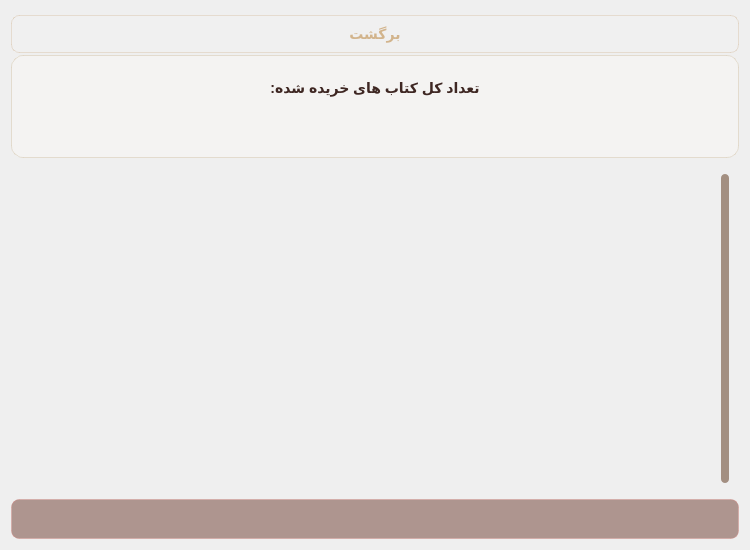
<?xml version="1.0" encoding="UTF-8"?>
<ui version="4.0">
 <class>PurchaseHistoryWidget</class>
 <widget class="QWidget" name="PurchaseHistoryWidget">
  <property name="geometry">
   <rect>
    <x>0</x>
    <y>0</y>
    <width>750</width>
    <height>550</height>
   </rect>
  </property>
  <property name="minimumSize">
   <size>
    <width>750</width>
    <height>550</height>
   </size>
  </property>
  <property name="maximumSize">
   <size>
    <width>750</width>
    <height>550</height>
   </size>
  </property>
  <property name="windowTitle">
   <string>Form</string>
  </property>
  <layout class="QVBoxLayout" name="verticalLayout">
   <item>
    <widget class="QPushButton" name="back_pushButton">
     <property name="minimumSize">
      <size>
       <width>100</width>
       <height>38</height>
      </size>
     </property>
     <property name="maximumSize">
      <size>
       <width>1000</width>
       <height>30</height>
      </size>
     </property>
     <property name="styleSheet">
      <string notr="true">QPushButton {
    background-color: rgba(255, 255, 255, 0.08); /* پس‌زمینه شیشه‌ای بسیار ملو */
    border: 1px solid rgba(193, 154, 107, 0.25); /* مرز کاراملی شفاف */
    border-radius: 8px; /* گوشه‌های نرم کلاسیک */
    color: #D2B48C; /* رنگ متنی خامه ای/نسکافه‌ای روشن */
    font-size: 14px;
    font-weight: bold;
    font-family: &quot;Segoe UI&quot;, &quot;Tahoma&quot;;
    padding: 6px 14px;
    min-height: 24px;
}

/* حالت Hover (وقتی موس روی دکمه می‌رود) */
QPushButton:hover {
    background-color: rgba(139, 90, 43, 0.35); /* شیشه کاراملی غلیظ‌تر */
    border: 1px solid #C19A6B; /* لبه طلایی خامه ای */
    color: #FFF; /* متن کاملا سفید و درخشان */
}

/* حالت Pressed (وقتی روی دکمه کلیک می‌شود) */
QPushButton:pressed {
    background-color: rgba(111, 78, 55, 0.6); /* رنگ قهوه‌ای تیره فشرده شده */
    border: 1px solid #8B5A2B;
    padding-left: 16px; /* افکت کلیک کوچک ملو (متمایل شدن متن به راست) */
}</string>
     </property>
     <property name="text">
      <string>برگشت</string>
     </property>
    </widget>
   </item>
   <item>
    <widget class="QFrame" name="frame">
     <property name="styleSheet">
      <string notr="true">QFrame#frame{
    background-color: rgba(252, 250, 247, 0.4); 
    
    /* مرز نسکافه‌ای ظریف با شفافیت ۶۰ درصد */
    border: 1px solid rgba(217, 205, 184, 0.6); 
    
    border-radius: 12px;
    padding: 15px;
}</string>
     </property>
     <property name="frameShape">
      <enum>QFrame::StyledPanel</enum>
     </property>
     <property name="frameShadow">
      <enum>QFrame::Raised</enum>
     </property>
     <layout class="QVBoxLayout" name="verticalLayout_2">
      <item>
       <widget class="QLabel" name="label">
        <property name="styleSheet">
         <string notr="true">    font-size: 14px;
    font-weight: bold;
    color: #3E2723; /* تیره کردن رنگ برای خوانایی عالی روی پس‌زمینه متحرک */
    background: transparent;</string>
        </property>
        <property name="text">
         <string>تعداد کل کتاب های خریده شده:</string>
        </property>
        <property name="alignment">
         <set>Qt::AlignCenter</set>
        </property>
       </widget>
      </item>
      <item>
       <widget class="QLabel" name="total_parchases_label">
        <property name="minimumSize">
         <size>
          <width>0</width>
          <height>30</height>
         </size>
        </property>
        <property name="styleSheet">
         <string notr="true">
    font-size: 16px;
    font-weight: bold;
    color: #5D4037; </string>
        </property>
        <property name="text">
         <string/>
        </property>
        <property name="alignment">
         <set>Qt::AlignCenter</set>
        </property>
       </widget>
      </item>
     </layout>
    </widget>
   </item>
   <item>
    <widget class="QListWidget" name="listWidget">
     <property name="styleSheet">
      <string notr="true">/* کاملاً شفاف کردن پس‌زمینه و حذف مرزهای لیست اصلی */
QListWidget {
    background-color: transparent;
    background: transparent;
    border: none;
    outline: none;
    padding: 10px;
}


QListWidget::item:selected {
    background-color: rgba(139, 90, 43, 0.7);
    border: 1px solid #D2B48C;
}
/* اسکرول‌بار شیشه‌ای و هماهنگ */
QScrollBar:vertical {
    background: transparent;
    width: 8px;
    margin: 0px;
}
QScrollBar::handle:vertical {
    background: rgba(111, 78, 55, 0.6); /* دستگیره قهوه‌ای نیمه شفاف */
    border-radius: 4px;
    min-height: 20px;
}
QScrollBar::handle:vertical:hover {
    background: rgba(139, 90, 43, 0.8);
}
QScrollBar::add-line:vertical, QScrollBar::sub-line:vertical {
    background: none; /* حذف دکمه‌های بالا و پایین اسکرول */
}</string>
     </property>
     <property name="verticalScrollBarPolicy">
      <enum>Qt::ScrollBarAlwaysOn</enum>
     </property>
     <property name="horizontalScrollBarPolicy">
      <enum>Qt::ScrollBarAlwaysOff</enum>
     </property>
     <property name="movement">
      <enum>QListView::Static</enum>
     </property>
     <property name="resizeMode">
      <enum>QListView::Adjust</enum>
     </property>
     <property name="spacing">
      <number>10</number>
     </property>
     <property name="viewMode">
      <enum>QListView::IconMode</enum>
     </property>
     <property name="uniformItemSizes">
      <bool>true</bool>
     </property>
    </widget>
   </item>
   <item>
    <widget class="QLabel" name="error_label">
     <property name="minimumSize">
      <size>
       <width>0</width>
       <height>40</height>
      </size>
     </property>
     <property name="maximumSize">
      <size>
       <width>16777215</width>
       <height>40</height>
      </size>
     </property>
     <property name="styleSheet">
      <string notr="true">QLabel {
    background-color: rgba(93, 37, 25, 0.45);  /* پس‌زمینه شیشه‌ای شرابی/شکلاتی تیره */
    border: 1px solid rgba(217, 136, 128, 0.35); /* مرز ملو متمایل به رز-گلد شفاف */
    border-radius: 8px;                         /* گوشه‌های نرم */
    color: #FADBD8;                             /* رنگ متن صورتی بسیار ملایم و خوانا */
    font-family: &quot;Segoe UI&quot;, &quot;Tahoma&quot;;
    font-size: 13px;
    font-weight: bold;
    padding: 8px 16px;                          /* ایجاد فضای تنفس داخلی برای حالت شیشه‌ای */
    qproperty-alignment: 'AlignCenter';         /* وسط‌چین کردن متن خطا */
}</string>
     </property>
     <property name="text">
      <string/>
     </property>
     <property name="wordWrap">
      <bool>true</bool>
     </property>
    </widget>
   </item>
  </layout>
 </widget>
 <resources/>
 <connections/>
</ui>
